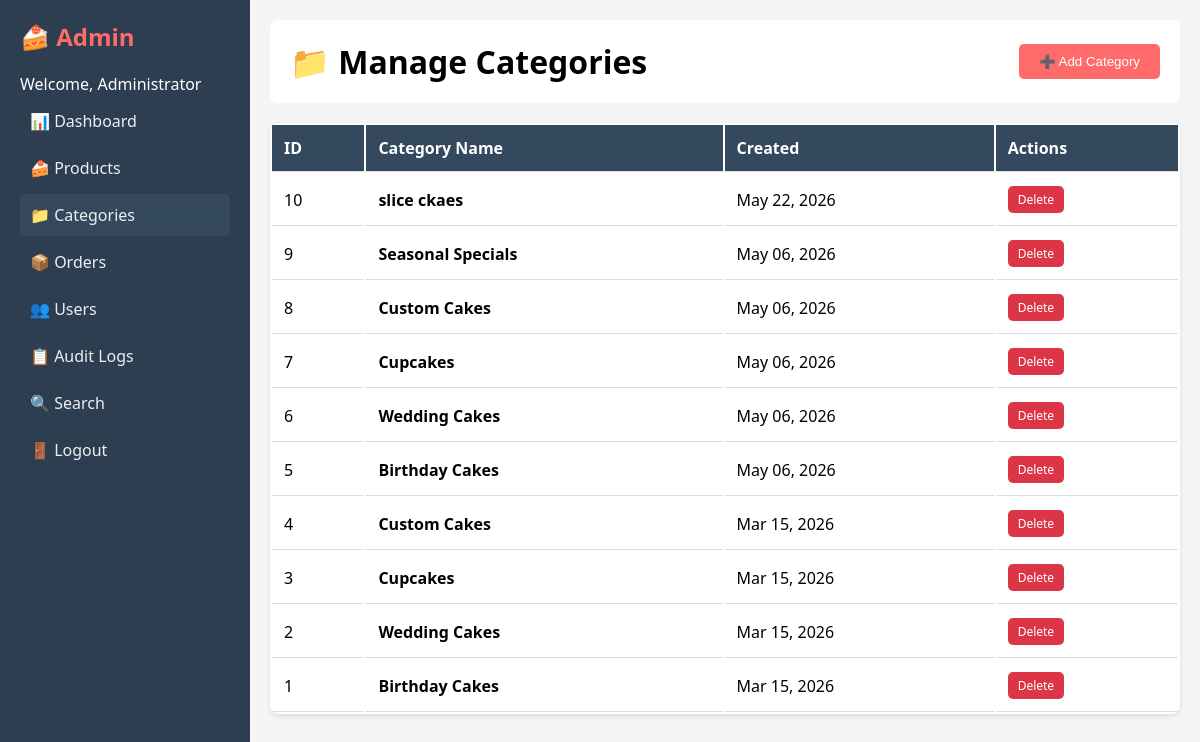
Screenshot of /admin/categories.php (signed in) with the database file from the repository.
### tables this page shows
CREATE TABLE `categories` (
  `id` int(11) NOT NULL,
  `name` varchar(50) NOT NULL,
  `created_at` timestamp NOT NULL DEFAULT current_timestamp()
);

### admin/categories.php (the view, shortened to what this page needs)
<?php
require_once '../db.php';
$categories = $conn->query("SELECT * FROM categories ORDER BY id DESC")->fetchAll();
?>
<!DOCTYPE html>
<html>
<head>
</head>
<body>
    <div class="dashboard">
        <div class="sidebar">
            <h2>🍰 <span>Admin</span></h2>
            <p>Welcome, <?php echo htmlspecialchars($_SESSION['full_name']); ?></p>
            <nav>
                <a href="dashboard.php">📊 Dashboard</a>
                <a href="products.php">🍰 Products</a>
                <a href="categories.php" class="active">📁 Categories</a>
                <a href="orders.php">📦 Orders</a>
                <a href="users.php">👥 Users</a>
                <a href="audit.php">📋 Audit Logs</a>
                <a href="search.php">🔍 Search</a>
                <a href="../logout.php">🚪 Logout</a>
            </nav>
        </div>
        <div class="content">
            <div class="header">
                <h1>📁 Manage Categories</h1>
                <button class="btn btn-primary" onclick="toggleForm()">➕ Add Category</button>
            </div>
            <table>
                <thead>
                    <tr>
                        <th>ID</th>
                        <th>Category Name</th>
                        <th>Created</th>
                        <th>Actions</th>
                    </tr>
                </thead>
                <tbody>
                    <?php if(count($categories) > 0): ?>
                        <?php foreach($categories as $cat): ?>
                        <tr>
                            <td><?php echo $cat['id']; ?></td>
                            <td><strong><?php echo htmlspecialchars($cat['name']); ?></strong></td>
                            <td><?php echo date('M d, Y', strtotime($cat['created_at'])); ?></td>
                            <td>
                                <a href="?delete=<?php echo $cat['id']; ?>&name=<?php echo urlencode($cat['name']); ?>"
                                   class="btn btn-danger" onclick="return confirm('Delete category: <?php echo addslashes($cat['name']); ?>?\nThis will NOT delete products in this category, but they will become uncategorized.')">Delete</a>
                            </td>
                        </tr>
                        <?php endforeach; ?>
                    <?php else: ?>
                        <tr>
                            <td colspan="4" style="text-align:center; padding:40px;">📁 No categories yet. Click "Add Category" to create one.</td>
                        </tr>
                    <?php endif; ?>
                </tbody>
            </table>
        </div>
    </div>
</body>
</html>

### admin/categories.php (style rules this page uses)
* { margin: 0; padding: 0; box-sizing: border-box; }
body { font-family: 'Segoe UI', Tahoma, Geneva, Verdana, sans-serif; background: #f5f5f5; }
.dashboard { display: flex; min-height: 100vh; }
.sidebar { width: 250px; background: #2c3e50; color: white; padding: 20px; position: fixed; height: 100vh; overflow-y: auto; }
.sidebar h2 { margin-bottom: 20px; }
.sidebar h2 span { color: #ff6b6b; }
.sidebar a { display: block; color: #ecf0f1; text-decoration: none; padding: 10px; margin: 5px 0; border-radius: 5px; transition: background 0.3s; }
.sidebar a:hover, .sidebar a.active { background: #34495e; }
.content { flex: 1; margin-left: 250px; padding: 20px; }
.header { background: white; padding: 20px; border-radius: 8px; margin-bottom: 20px; display: flex; justify-content: space-between; align-items: center; }
.btn { padding: 10px 20px; border: none; border-radius: 5px; cursor: pointer; text-decoration: none; display: inline-block; }
.btn-primary { background: #ff6b6b; color: white; }
.btn-danger { background: #dc3545; color: white; padding: 5px 10px; font-size: 12px; }
table { width: 100%; background: white; border-radius: 8px; overflow: hidden; box-shadow: 0 2px 5px rgba(0,0,0,0.1); }
th, td { padding: 12px; text-align: left; border-bottom: 1px solid #ddd; }
th { background: #34495e; color: white; }

### rows the page displays
categories: id "10", name "slice ckaes", created_at "May 22, 2026"
categories: id "9", name "Seasonal Specials", created_at "May 06, 2026"
categories: id "8", name "Custom Cakes", created_at "May 06, 2026"
categories: id "7", name "Cupcakes", created_at "May 06, 2026"
categories: id "6", name "Wedding Cakes", created_at "May 06, 2026"
categories: id "5", name "Birthday Cakes", created_at "May 06, 2026"
categories: id "4", name "Custom Cakes", created_at "Mar 15, 2026"
categories: id "3", name "Cupcakes", created_at "Mar 15, 2026"
categories: id "2", name "Wedding Cakes", created_at "Mar 15, 2026"
categories: id "1", name "Birthday Cakes", created_at "Mar 15, 2026"

### other values shown
$_SESSION['full_name'] "Administrator"
